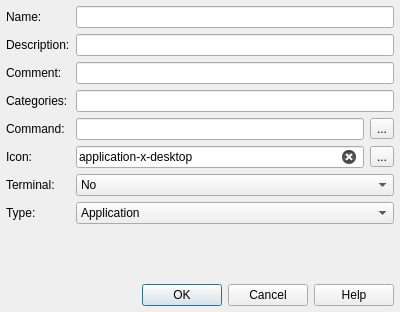
<?xml version="1.0" encoding="UTF-8"?>
<ui version="4.0">
 <class>DesktopEntryDialog</class>
 <widget class="QDialog" name="DesktopEntryDialog">
  <property name="geometry">
   <rect>
    <x>0</x>
    <y>0</y>
    <width>400</width>
    <height>312</height>
   </rect>
  </property>
  <property name="windowTitle">
   <string>Create Launcher</string>
  </property>
  <property name="windowIcon">
   <iconset theme="application-x-desktop">
    <normaloff>.</normaloff>.</iconset>
  </property>
  <layout class="QVBoxLayout" name="verticalLayout">
   <property name="leftMargin">
    <number>6</number>
   </property>
   <property name="topMargin">
    <number>6</number>
   </property>
   <property name="rightMargin">
    <number>6</number>
   </property>
   <property name="bottomMargin">
    <number>6</number>
   </property>
   <item>
    <layout class="QFormLayout" name="formLayout">
     <item row="0" column="0">
      <widget class="QLabel" name="nameLabel">
       <property name="text">
        <string>Name:</string>
       </property>
      </widget>
     </item>
     <item row="0" column="1">
      <widget class="QLineEdit" name="nameEdit">
       <property name="whatsThis">
        <string>Specific name of this launcher.</string>
       </property>
       <property name="placeholderText">
        <string/>
       </property>
       <property name="clearButtonEnabled">
        <bool>true</bool>
       </property>
      </widget>
     </item>
     <item row="1" column="0">
      <widget class="QLabel" name="descriptionLabel">
       <property name="text">
        <string>Description:</string>
       </property>
      </widget>
     </item>
     <item row="1" column="1">
      <widget class="QLineEdit" name="descriptionEdit">
       <property name="whatsThis">
        <string>A short description or generic name, like &quot;Web Browser&quot; or &quot;Home Directory&quot;.

It can be left empty.</string>
       </property>
       <property name="clearButtonEnabled">
        <bool>true</bool>
       </property>
      </widget>
     </item>
     <item row="2" column="0">
      <widget class="QLabel" name="commentLabel">
       <property name="text">
        <string>Comment:</string>
       </property>
      </widget>
     </item>
     <item row="2" column="1">
      <widget class="QLineEdit" name="commentEdit">
       <property name="whatsThis">
        <string>A short comment.

It can be left empty.</string>
       </property>
       <property name="clearButtonEnabled">
        <bool>true</bool>
       </property>
      </widget>
     </item>
     <item row="3" column="0">
      <widget class="QLabel" name="catLabel">
       <property name="text">
        <string>Categories:</string>
       </property>
      </widget>
     </item>
     <item row="3" column="1">
      <widget class="QLineEdit" name="catEdit">
       <property name="whatsThis">
        <string>Semicolon separated categories in which the entry should be shown if it is used by the DE's main menu (e.g., when put inside ~/.local/share/applications).

It is needed only when you want to use the created file in the main menu. Otherwise, you could leave it empty.

Examples: AudioVideo, Audio, Video, Development, Education, Game, Graphics, Network, Office, Settings, System, Utility, Qt.</string>
       </property>
       <property name="clearButtonEnabled">
        <bool>true</bool>
       </property>
      </widget>
     </item>
     <item row="4" column="0">
      <widget class="QLabel" name="commandLabel">
       <property name="text">
        <string>Command:</string>
       </property>
      </widget>
     </item>
     <item row="4" column="1">
      <layout class="QHBoxLayout" name="horizontalLayout">
       <item>
        <widget class="QLineEdit" name="commandEdit">
         <property name="clearButtonEnabled">
          <bool>true</bool>
         </property>
        </widget>
       </item>
       <item>
        <widget class="QToolButton" name="commandButton">
         <property name="text">
          <string>...</string>
         </property>
        </widget>
       </item>
      </layout>
     </item>
     <item row="5" column="0">
      <widget class="QLabel" name="iconLabel">
       <property name="text">
        <string>Icon:</string>
       </property>
      </widget>
     </item>
     <item row="5" column="1">
      <layout class="QHBoxLayout" name="horizontalLayout_2">
       <item>
        <widget class="QLineEdit" name="iconEdit">
         <property name="whatsThis">
          <string>Icon to display in file manager, menus, etc.</string>
         </property>
         <property name="text">
          <string notr="true">application-x-desktop</string>
         </property>
         <property name="clearButtonEnabled">
          <bool>true</bool>
         </property>
        </widget>
       </item>
       <item>
        <widget class="QToolButton" name="iconButton">
         <property name="text">
          <string>...</string>
         </property>
        </widget>
       </item>
      </layout>
     </item>
     <item row="6" column="0">
      <widget class="QLabel" name="terminalLabel">
       <property name="toolTip">
        <string>Run in terminal?</string>
       </property>
       <property name="text">
        <string>Terminal:</string>
       </property>
      </widget>
     </item>
     <item row="6" column="1">
      <widget class="QComboBox" name="terminalCombo">
       <property name="toolTip">
        <string>Run in terminal?</string>
       </property>
       <property name="whatsThis">
        <string>Whether the launched program should run in a terminal window.</string>
       </property>
       <item>
        <property name="text">
         <string>No</string>
        </property>
       </item>
       <item>
        <property name="text">
         <string>Yes</string>
        </property>
       </item>
      </widget>
     </item>
     <item row="7" column="0">
      <widget class="QLabel" name="typeLabel">
       <property name="text">
        <string>Type:</string>
       </property>
      </widget>
     </item>
     <item row="7" column="1">
      <widget class="QComboBox" name="typeCombo">
       <property name="whatsThis">
        <string>Whether this is a link or executes a command.</string>
       </property>
       <item>
        <property name="text">
         <string>Application</string>
        </property>
       </item>
       <item>
        <property name="text">
         <string>Link</string>
        </property>
       </item>
      </widget>
     </item>
    </layout>
   </item>
   <item>
    <widget class="QDialogButtonBox" name="buttonBox">
     <property name="orientation">
      <enum>Qt::Horizontal</enum>
     </property>
     <property name="standardButtons">
      <set>QDialogButtonBox::Cancel|QDialogButtonBox::Help|QDialogButtonBox::Ok</set>
     </property>
    </widget>
   </item>
  </layout>
 </widget>
 <resources/>
 <connections>
  <connection>
   <sender>buttonBox</sender>
   <signal>accepted()</signal>
   <receiver>DesktopEntryDialog</receiver>
   <slot>accept()</slot>
   <hints>
    <hint type="sourcelabel">
     <x>199</x>
     <y>290</y>
    </hint>
    <hint type="destinationlabel">
     <x>199</x>
     <y>155</y>
    </hint>
   </hints>
  </connection>
  <connection>
   <sender>buttonBox</sender>
   <signal>rejected()</signal>
   <receiver>DesktopEntryDialog</receiver>
   <slot>reject()</slot>
   <hints>
    <hint type="sourcelabel">
     <x>199</x>
     <y>290</y>
    </hint>
    <hint type="destinationlabel">
     <x>199</x>
     <y>155</y>
    </hint>
   </hints>
  </connection>
 </connections>
</ui>
